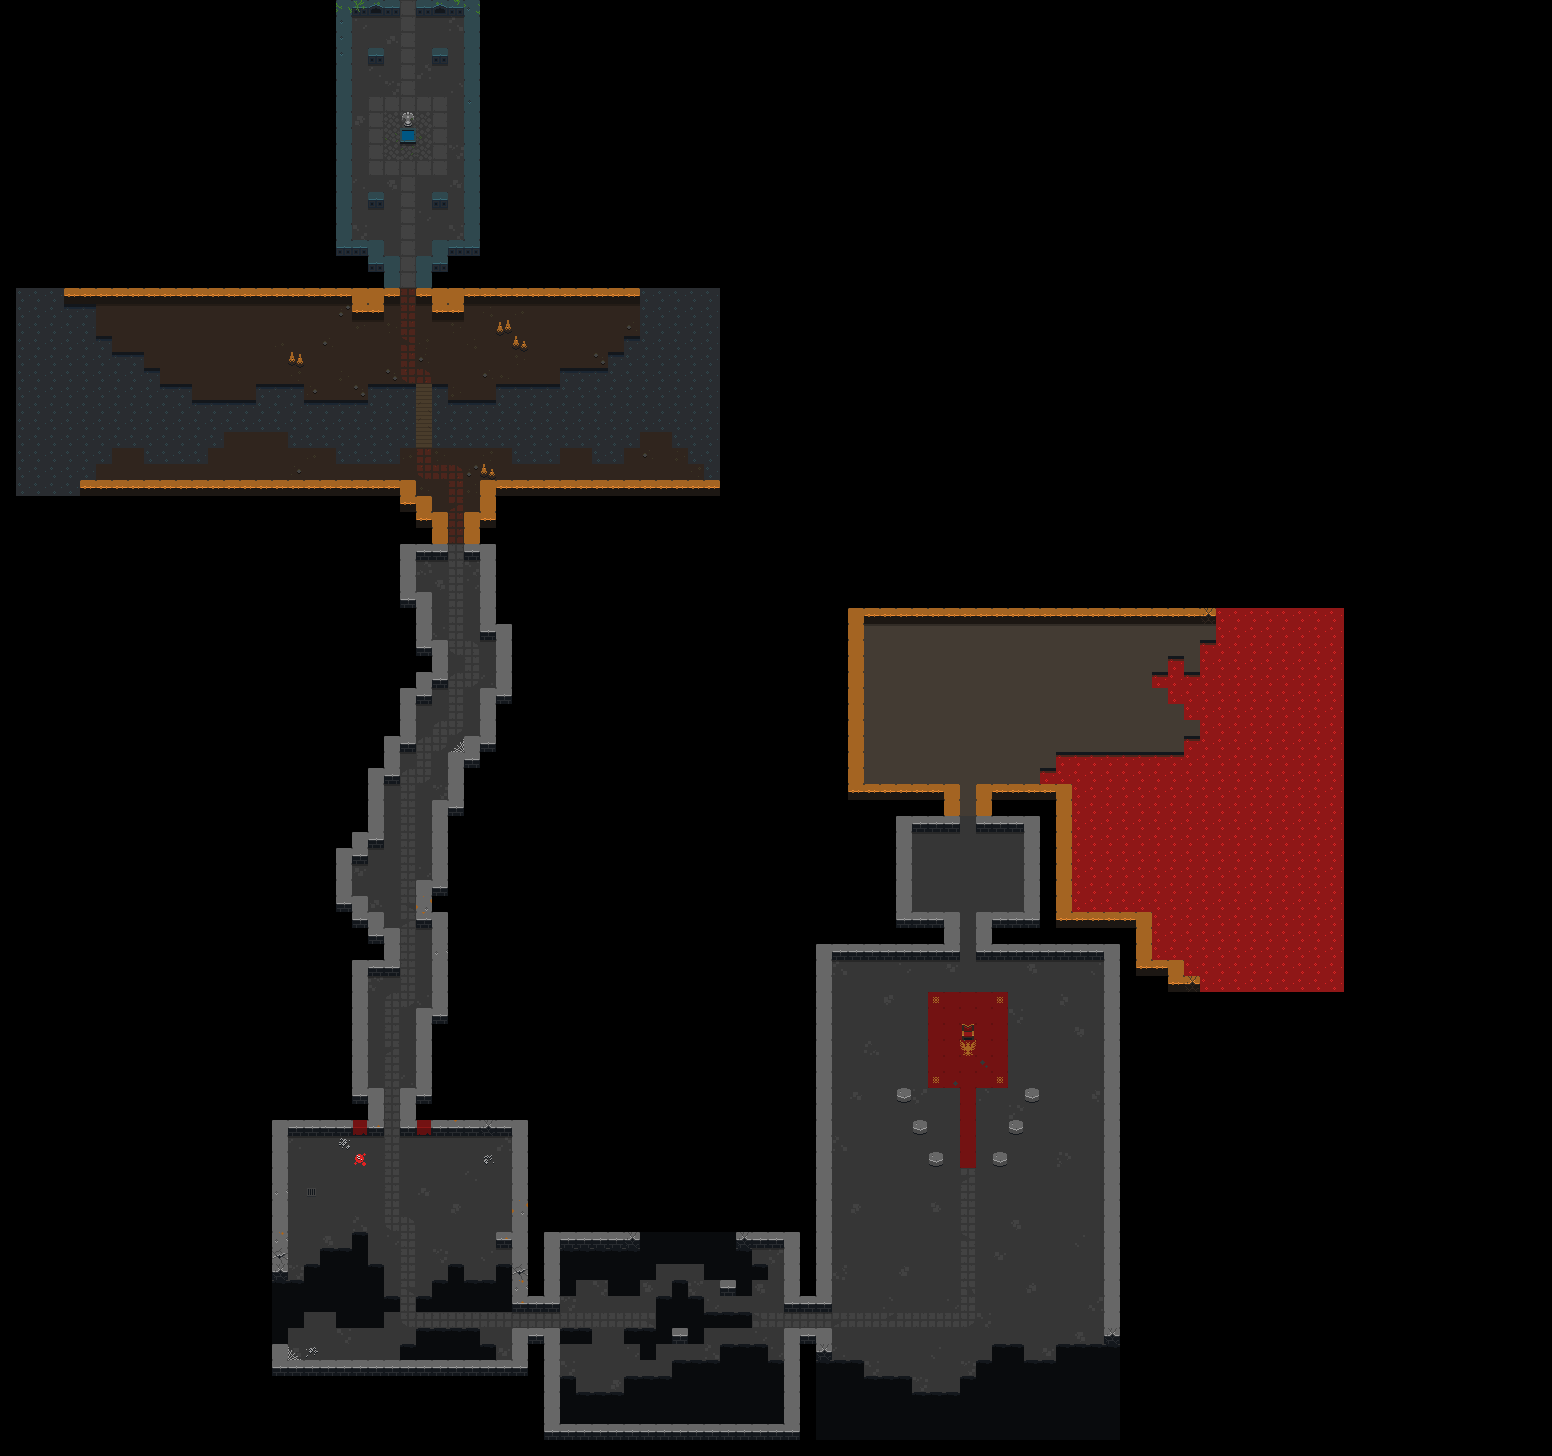

A level layout from a 2D game, rendered from its tile map. Below: a short description, then the map file with tile-grid data replaced by summaries:
An orthogonal 97x91 tile map with 16x16 px tiles, 8 tile layers (Floors, Lava, Water, Shadows, ...), 4 tilesets and 328 objects (114x Collision, 87x ActorCollision, 32x Torch, 21x Villain, 8x CameraBounds, ...).

<map version="1.0" tiledversion="1.0.3" orientation="orthogonal" renderorder="right-down" width="97" height="91" tilewidth="16" tileheight="16" nextobjectid="506">
 <properties>
  <property name="CollisionLayer" type="int" value="0" />
 </properties>
 <tileset firstgid="1" source="world.tsx" />
 <tileset firstgid="305" source="actors.tsx" />
 <tileset firstgid="817" source="items.tsx" />
 <tileset firstgid="913" source="h_scroll.tsx" />
 <layer name="Floors" width="97" height="91">
  <properties>
   <property name="LayerZ" type="int" value="0" />
  </properties>
  <data>[8827 cells, 1577 non-empty, 34 distinct tile ids]</data>
 </layer>
 <layer name="Lava" width="97" height="91">
  <properties>
   <property name="LayerScroll" type="bool" value="true" />
   <property name="LayerZ" type="int" value="0" />
  </properties>
  <data>[8827 cells, 315 non-empty, 2 distinct tile ids]</data>
 </layer>
 <layer name="Water" width="97" height="91">
  <properties>
   <property name="LayerScroll" type="bool" value="true" />
   <property name="LayerZ" type="int" value="0" />
  </properties>
  <data>[8827 cells, 260 non-empty, 2 distinct tile ids]</data>
 </layer>
 <layer name="Shadows" width="97" height="91">
  <properties>
   <property name="LayerZ" type="int" value="1" />
  </properties>
  <data>[8827 cells, 123 non-empty, 1 distinct tile ids]</data>
 </layer>
 <layer name="Floor Details" width="97" height="91">
  <properties>
   <property name="LayerZ" type="int" value="1" />
  </properties>
  <data>[8827 cells, 4 non-empty, 4 distinct tile ids]</data>
 </layer>
 <layer name="Walls" width="97" height="91">
  <properties>
   <property name="LayerZ" type="int" value="2" />
  </properties>
  <data>[8827 cells, 510 non-empty, 24 distinct tile ids]</data>
 </layer>
 <layer name="Details" width="97" height="91">
  <properties>
   <property name="LayerZ" type="int" value="2" />
  </properties>
  <data>[8827 cells, 6 non-empty, 4 distinct tile ids]</data>
 </layer>
 <layer name="Top Details" width="97" height="91">
  <properties>
   <property name="LayerZ" type="int" value="3" />
  </properties>
  <data>[8827 cells, 2 non-empty, 2 distinct tile ids]</data>
 </layer>
 <objectgroup name="IntroCamera">
  <object id="293" name="IntroCameraPath" type="CameraPath" x="408" y="0">
   <polyline points="0,0 0,1248" />
  </object>
 </objectgroup>
 <objectgroup name="Camera Bounds">
  <properties>
   <property name="CameraLayer" type="bool" value="true" />
  </properties>
  <object id="286" type="CameraBounds" x="272" y="1120" width="256" height="256">
   <properties>
    <property name="Visited" type="bool" value="true" />
   </properties>
  </object>
  <object id="320" type="CameraBounds" x="816" y="944" width="304" height="496" />
  <object id="466" type="CameraBounds" x="896" y="816" width="144" height="128" />
  <object id="490" type="CameraBounds" x="400" y="544">
   <properties>
    <property name="Visited" type="bool" value="true" />
   </properties>
   <polygon points="0,0 96,0 96,80 112,80 112,160 96,160 96,208 80,208 80,224 64,224 64,272 48,272 48,352 32,352 32,368 48,368 48,480 32,480 32,560 16,560 16,576 -32,576 -32,560 -48,560 -48,416 -16,416 -16,400 -32,400 -32,384 -48,384 -48,368 -64,368 -64,304 -48,304 -48,288 -32,288 -32,224 -16,224 -16,192 0,192 0,144 16,144 16,128 32,128 32,112 16,112 16,64 0,64" />
  </object>
  <object id="502" type="CameraBounds" x="528" y="1296">
   <polygon points="0,0 16,0 16,-64 272,-64 272,0 288,0 288,48 272,48 272,144 16,144 16,48 0,48" />
  </object>
  <object id="503" type="CameraBounds" x="848" y="608">
   <polygon points="0,0 496,0 496,384 320,384 320,368 288,368 288,320 208,320 208,192 144,192 144,208 96,208 96,192 0,192" />
  </object>
  <object id="504" type="CameraBounds" x="16" y="288">
   <properties>
    <property name="Visited" type="bool" value="true" />
   </properties>
   <polygon points="0,0 704,0 704,208 480,208 480,240 464,240 464,256 416,256 416,240 400,240 400,224 384,224 384,208 0,208" />
  </object>
  <object id="505" type="CameraBounds" x="336" y="0">
   <properties>
    <property name="Visited" type="bool" value="true" />
   </properties>
   <polygon points="0,0 144,0 144,256 112,256 112,272 96,272 96,288 48,288 48,272 32,272 32,256 0,256 0,0" />
  </object>
 </objectgroup>
 <objectgroup name="Ambient Light">
  <object id="231" type="AmbientLight" x="272" y="1120" width="256" height="256">
   <properties>
    <property name="Color" type="color" value="#ff25373b" />
   </properties>
  </object>
  <object id="471" type="AmbientLight" x="336" y="0">
   <properties>
    <property name="Color" type="color" value="#ff135165" />
   </properties>
   <polygon points="0,0 144,0 144,256 112,256 112,272 96,272 96,288 48,288 48,272 32,272 32,256 0,256 0,0" />
  </object>
  <object id="477" type="AmbientLight" x="816" y="944">
   <properties>
    <property name="Color" type="color" value="#ff25373b" />
   </properties>
   <polygon points="0,0 304,0 304,496 0,496 0,400 -16,400 -16,352 0,352 0,0" />
  </object>
  <object id="479" type="AmbientLight" x="528" y="1296">
   <properties>
    <property name="Color" type="color" value="#ff25373b" />
   </properties>
   <polygon points="0,0 16,0 16,-64 272,-64 272,144 16,144 16,48 0,48" />
  </object>
  <object id="480" type="AmbientLight" x="896" y="816">
   <properties>
    <property name="Color" type="color" value="#ff25373b" />
   </properties>
   <polygon points="0,0 144,0 144,112 96,112 96,128 48,128 48,112 0,112" />
  </object>
  <object id="481" type="AmbientLight" x="400" y="544">
   <properties>
    <property name="Color" type="color" value="#ff25373b" />
   </properties>
   <polygon points="0,0 96,0 96,80 112,80 112,160 96,160 96,208 80,208 80,224 64,224 64,272 48,272 48,352 32,352 32,368 48,368 48,480 32,480 32,560 16,560 16,576 -32,576 -32,560 -48,560 -48,416 -16,416 -16,400 -32,400 -32,384 -48,384 -48,368 -64,368 -64,304 -48,304 -48,288 -32,288 -32,224 -16,224 -16,192 0,192 0,144 16,144 16,128 32,128 32,112 16,112 16,64 0,64" />
  </object>
  <object id="482" type="AmbientLight" x="16" y="288">
   <properties>
    <property name="Color" type="color" value="#ff24100a" />
   </properties>
   <polygon points="0,0 704,0 704,208 480,208 480,240 464,240 464,256 416,256 416,240 400,240 400,224 384,224 384,208 0,208" />
  </object>
  <object id="483" type="AmbientLight" x="848" y="608">
   <properties>
    <property name="Color" type="color" value="#ff48151a" />
   </properties>
   <polygon points="0,0 496,0 496,384 320,384 320,368 288,368 288,320 208,320 208,192 144,192 144,208 96,208 96,192 0,192" />
  </object>
 </objectgroup>
 <objectgroup name="Triggers">
  <object id="239" name="Door Trigger" type="Trigger" x="368" y="1104" width="48" height="48">
   <properties>
    <property name="TargetName" value="introDoor" />
   </properties>
  </object>
  <object id="240" name="Door Trigger" type="Trigger" x="496" y="1296" width="48" height="48">
   <properties>
    <property name="TargetName" value="doorD" />
   </properties>
  </object>
  <object id="242" name="Door Trigger" type="Trigger" x="384" y="272" width="48" height="48">
   <properties>
    <property name="TargetName" value="doorA" />
   </properties>
  </object>
  </objectgroup>
 <objectgroup name="Doors">
  <!-- 304 objects omitted --></objectgroup>
 <objectgroup name="Torches">
  <!-- 296 objects omitted --></objectgroup>
 <objectgroup name="Lights">
  <!-- 234 objects omitted --></objectgroup>
 <objectgroup name="Villains">
  <!-- 230 objects omitted --></objectgroup>
 <objectgroup name="Heroes">
  <!-- 209 objects omitted --></objectgroup>
 <objectgroup name="Items">
  <!-- 205 objects omitted --></objectgroup>
 <objectgroup name="Props">
  <!-- 204 objects omitted --></objectgroup>
 <objectgroup name="Collision">
  <!-- 201 objects omitted --></objectgroup>
</map>
<!-- 308 of 328 objects omitted -->
